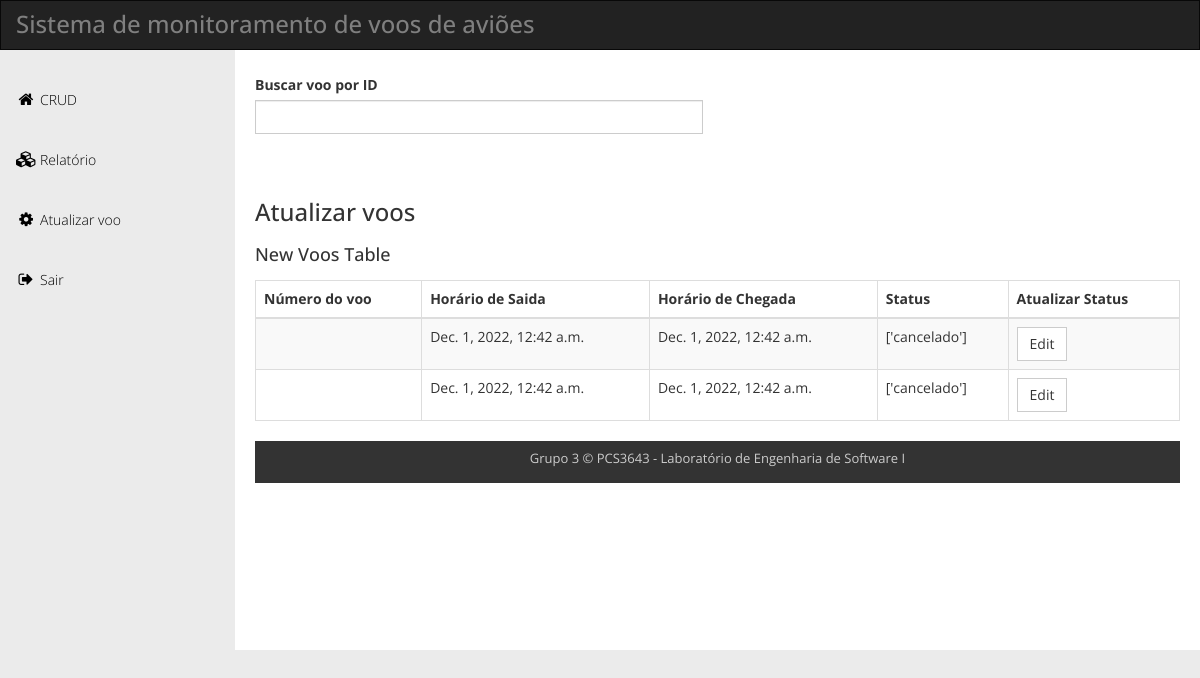
Page /atualizarvoo (signed in) on the committed database.
### book/models.py (models this page shows)
class VooReal(models.Model):
    ID = models.IntegerField(primary_key=True)
    ID_VOO = models.ForeignKey(Voo, on_delete=models.CASCADE)
    DH_REAL_SAIDA = models.DateTimeField(null=True, blank=True,auto_now=False)
    DH_REAL_CHEGADA = models.DateTimeField(null=True, blank=True,auto_now=False   )
    NM_STATUS = models.CharField(max_length=50, null=False)
    class Meta:
        db_table = 'VooReal'

### book/views.py (the view)
# urls.py: path('atualizarvoo', views.updateflight, name='atualizarvoo'),
@login_required(login_url='/accounts/login')
@permission_required('book.change_voo_real', raise_exception= PermissionDenied)
def updateflight(request):
    voo = list(Voo.objects.values())
    vooReal = list(VooReal.objects.values())
    template = loader.get_template("updateflight.html")
    context = {'vooReal': vooReal}
    return HttpResponse(template.render(context, request))

### template/updateflight.html (shortened to what this page needs)
{% load static %}
<!DOCTYPE html>
<html lang="en">
<head>
  <link rel="stylesheet" href="{% static 'css/bootstrap.min.css' %}">
  <link rel="stylesheet" href="{% static 'css/templatemo_main.css' %}">
</head>
<body>
  <div id="main-wrapper">
    <div class="navbar navbar-inverse" role="navigation">
      <div class="navbar-header">
        <div class="logo">
          <h1>Sistema de monitoramento de voos de aviões</h1>
        </div>
      </div>
    </div>
    <div class="template-page-wrapper">
      <div class="navbar-collapse collapse templatemo-sidebar">
        <ul class="templatemo-sidebar-menu">
          <li><a href="{% url 'crud' %}"><i class="fa fa-home"></i>CRUD</a></li>
          <li><a href="{% url 'relatorio' %}"><i class="fa fa-cubes"></i>Relatório</a></li>
          <li><a href="{% url 'atualizarvoo' %}"><i class="fa fa-cog"></i>Atualizar voo</a></li>
          <li><a href="{% url 'login' %}"><i class="fa fa-sign-out"></i>Sair</a></li>
        </ul>
      </div>
      <div class="templatemo-content-wrapper">
        <div class="templatemo-content">
          <div class="row">
            <div class="col-md-12">
              <form role="form" id="templatemo-preferences-form">
                <div class="row">
                  <div class="col-md-6 margin-bottom-15">
                    <label for="Id" class="control-label">Buscar voo por ID</label>
                    <input type="text" class="form-control" id="id" value="">
                  </div>
                </div>
            </div>
          </div>
          <h1>Atualizar voos</h1>
          <div class="row">
            <div class="col-md-12">
              <div class="table-responsive">
                <h4 class="margin-bottom-15">New Voos Table</h4>
                <table class="table table-striped table-hover table-bordered">
                  <thead>
                    <tr>
                      <th>Número do voo</th>
                      <th>Horário de Saida</th>
                      <th>Horário de Chegada</th>
                      <th>Status</th>
                      <th>Atualizar Status</th>
                    </tr>
                  </thead>
                  <tbody>
                        <ol>
                          {% for v in vooReal %}
                          <tr>
                            <td>{{v.ID_VOO}}</td>
                            <td>{{v.DH_REAL_SAIDA}}</td>
                            <td>{{v.DH_REAL_CHEGADA}}</td>
                            <td>{{v.NM_STATUS}}</td>
                            <td>
                              <a href="{% url 'update_voo_real' v.ID %}" class="btn btn-default">Edit</a>
                          {% endfor %}
                        </ol>
                  </tbody>
                </table>
              </div>
              <footer class="templatemo-footer">
                <div class="templatemo-copyright">
                  <p>Grupo 3 &copy; PCS3643 - Laboratório de Engenharia de Software I
                  </p>
                </div>
              </footer>
            </div>
          </div>
</body>
</html>

### static/css/templatemo_main.css (style rules this page uses)
* { font-family: 'Open Sans', sans-serif; }
body { background-color: rgb(235, 235, 235); }
h1 { font-size: 24px; }
.logo { display: inline-block; }
.logo h1 { font-size: 24px; margin: 10px 15px; }
.templatemo-content-wrapper { float: left; width: 100%; }
.templatemo-content { margin-left: 235px; margin-top: 0px; min-height: 600px; padding: 25px 20px 0 20px; background-color: white; overflow-x: hidden; }
.templatemo-footer { clear: both; font-size: 13px; padding: 8px 0 5px 0; text-align: center; color: #ccc; background-color: #333; }
.margin-bottom-15 { margin-bottom: 15px; }
.navbar { margin-bottom: 0; border-radius: 0; }
.navbar-header { color: rgb(127, 127, 127); }
.templatemo-sidebar { padding: 0; margin-top: 20px; }
.templatemo-sidebar .templatemo-sidebar-menu { list-style: none; margin: 0; padding: 0; }
.templatemo-sidebar .templatemo-sidebar-menu>li { display: block; margin: 0; padding: 0; border: 0px; }
.templatemo-sidebar .templatemo-sidebar-menu>li>a { display: block; position: relative; margin: 0; border: 0px; padding: 20px 15px; text-decoration: none; font-size: 14px; font-weight: 300; }
.templatemo-sidebar-menu a { color: black; }
.templatemo-sidebar .templatemo-sidebar-menu>li>a>i { font-size: 16px; top: 2px; margin-top: 1px; margin-left: 1px; margin-right: 4px; display: inline-block; width: 1.25em; text-align: center; }
#templatemo-preferences-form { max-width: 960px; margin-bottom: 30px; }
.nav-pills>li>a, .nav-tabs>li>a, .alert, .progress, .panel, .btn, .panel-group .panel, .form-control, .modal-content, .breadcrumb { border-radius: 0; }
@media screen and (min-width: 992px) { .templatemo-sidebar { width: 235px; float: left; position: relative; margin-right: -100%; } }

### rows in the picture
VooReal: DH_REAL_SAIDA "Dec. 1, 2022, 12:42 a.m.", DH_REAL_CHEGADA "Dec. 1, 2022, 12:42 a.m.", NM_STATUS "['cancelado']"
VooReal: DH_REAL_SAIDA "Dec. 1, 2022, 12:42 a.m.", DH_REAL_CHEGADA "Dec. 1, 2022, 12:42 a.m.", NM_STATUS "['cancelado']"
